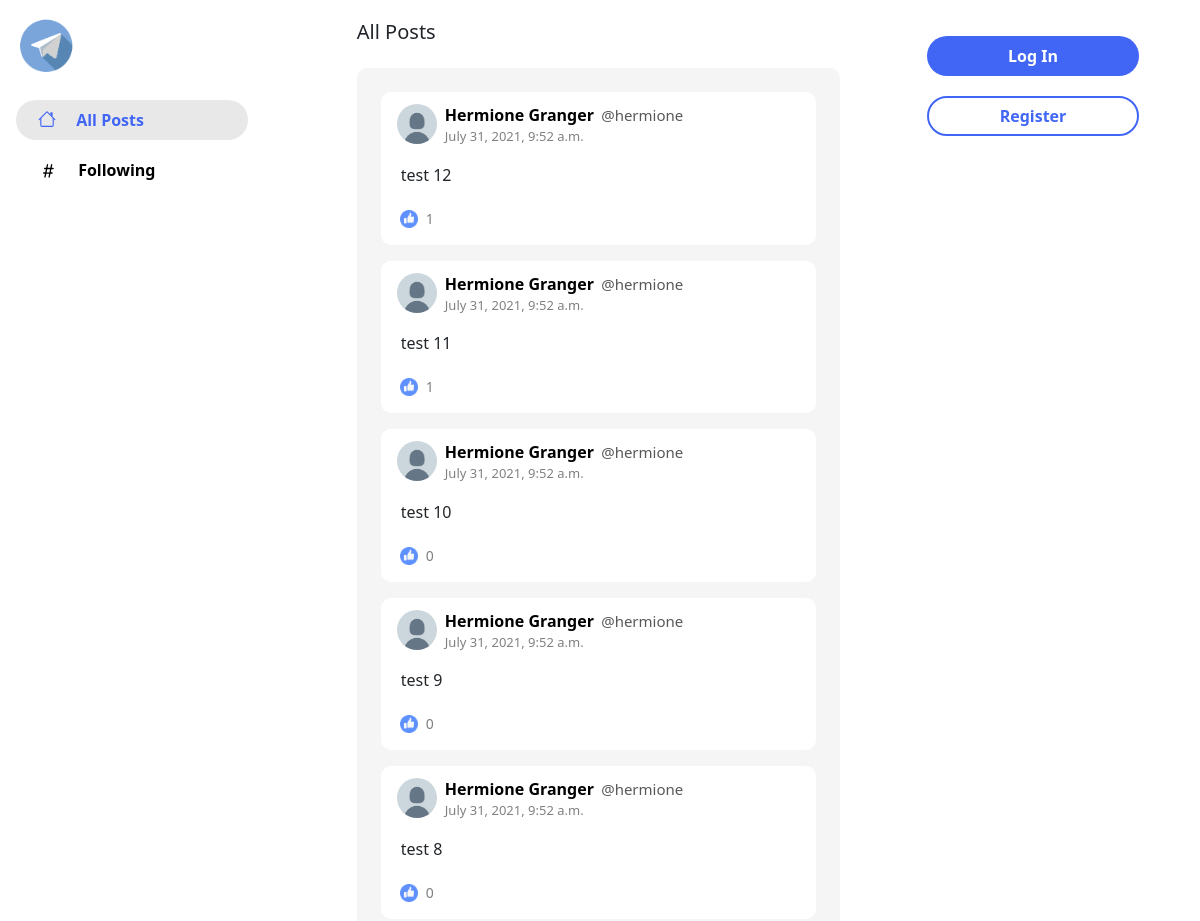
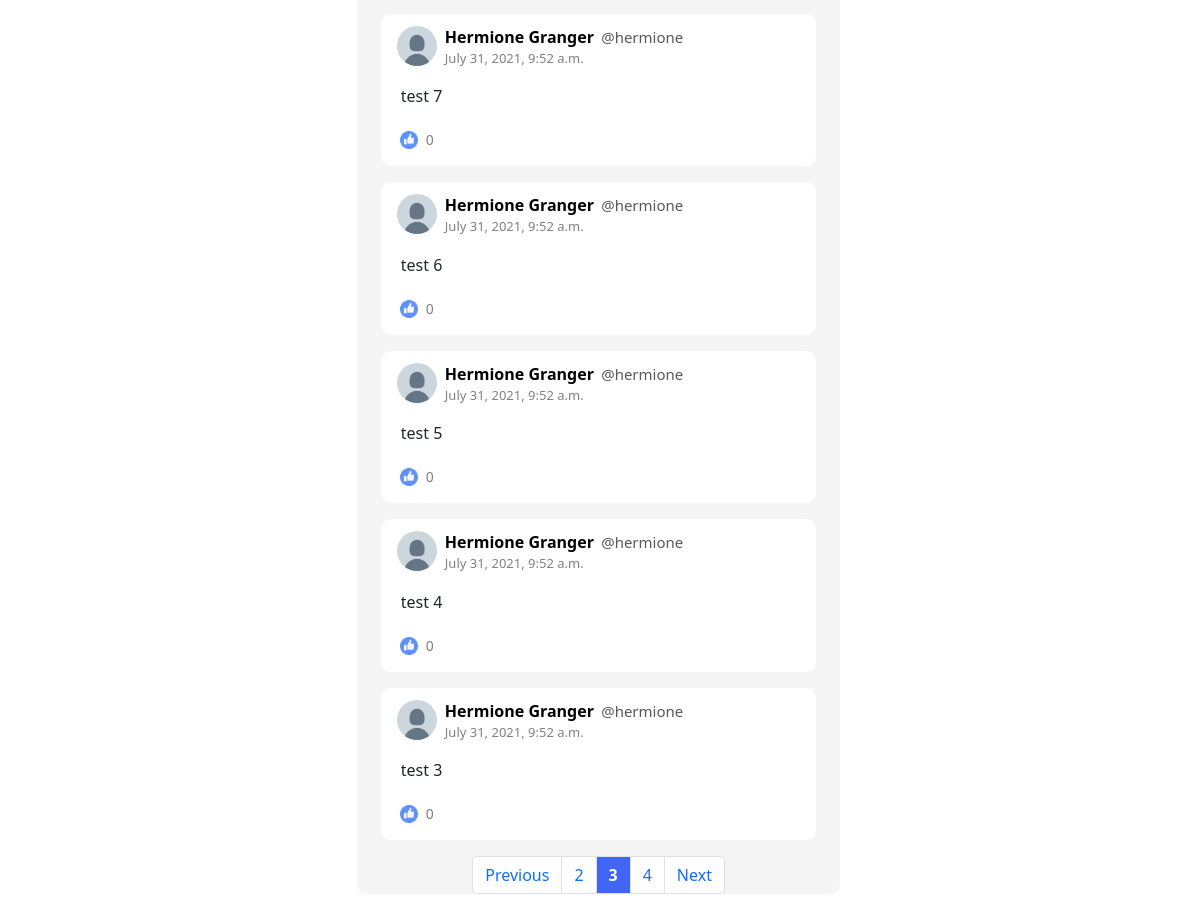
/?page=3, run on the app's committed database (2 pictures, top to bottom).
### network/models.py (models this page shows, shortened)
class Post(models.Model):
    creator = models.ForeignKey("User", on_delete=models.CASCADE, related_name="post")
    content = models.TextField(blank=True)
    timestamp = models.DateTimeField(auto_now_add=True)
    likes = models.ManyToManyField("User", related_name="post_liked", blank=True)

class User(AbstractUser):
    pass

### network/views.py (the view)
# urls.py: path("", views.index, name="index"),
def index(request):
    page_title = "All Posts"
    everyPost = Post.objects.all()
    posts = everyPost.order_by("-timestamp")
    paginator = Paginator(posts, 10)
    page_number = request.GET.get('page')
    page_obj = paginator.get_page(page_number)
    paginator_maxRange = 3
    if paginator.num_pages >= paginator_maxRange:
        if page_obj.number == 1:
            page_range = range(page_obj.number, page_obj.number + paginator_maxRange)
        elif page_obj.number == paginator.num_pages:
            lastPage_range = paginator.num_pages + 1
            page_range = range(lastPage_range - paginator_maxRange, lastPage_range)
        else:
            page_range = range(page_obj.number - 1, page_obj.number + 2)
    elif 0 < paginator.num_pages < paginator_maxRange:
        page_range = range(1, paginator.num_pages + 1)
    return render(request, "network/index.html", {
        "posts": page_obj,
        "page_title": page_title,
        "allPosts_view": True,
        "page_range": page_range,
    })

### network/templates/network/index.html (shortened to what this page needs)
{% extends "network/layout.html" %}
{% load static %}
{% block body %}
    <div id="page-header">
        <h5 class="mt-1 mb-4">{{ page_title }}</h5>
    </div>
    {% if not message %}
    <div id="page-body" class="my-4 px-4 py-2 page-body-style">
        {% for post in posts %}
            <div id="post-id{{ post.id }}" class="post_content w-100 my-3 px-3">
                <div class="d-flex flex-row">
                    <img class="post-icon me-2" src="{% static 'network/Default_User_Icon.png' %}" onerror="this.src='/static/network/Default_User_Icon.png';" alt=".."/>
                    <div class="post-info">
                        <span class="post-person"><a class="person-link" href="{% url 'userProfile' name=post.creator %}">{{ post.creator.first_name }} {{ post.creator.last_name }}</a></span>
                        <span class="post-username">@{{ post.creator }}</span>
                        <p class="post-time">{{ post.timestamp }}</p>
                    </div>
                </div>
                <div id="post-content-id{{ post.id }}">
                    <p id="post-content-body-id{{ post.id }}" class="post-body my-0 mx-1">{{ post.content }}</p>
                </div>
                <div id="no-of-likes-id{{ post.id }}" class="d-flex flex-row mt-2">
                    <img class="like-icon" src="{% static 'network/Like.png' %}" onerror="this.src='/static/network/Like.png';" alt=".."/>
                    <p class="no_of_likes">{{ post.likes.all.count }}</p>
                </div>
            </div>
        {% endfor %}
        <div class="d-flex justify-content-center">
            <nav aria-label="Page navigation example">
                <ul id="pagination_range" class="pagination" value="{{ posts.number }}">
                {% if allPosts_view %}
                    {% if posts.has_previous %}
                        <li class="page-item"><a class="page-link" href="?page={{ posts.previous_page_number }}">Previous</a></li>
                    {% endif %}
                    {% for no_page in page_range %}
                        <li class="page-item"><a id="page-{{ no_page }}" class="page-link" href="?page={{ no_page }}">{{ no_page }}</a></li>
                    {% endfor %}
                    {% if posts.has_next %}
                        <li class="page-item"><a class="page-link" href="?page={{ posts.next_page_number }}">Next</a></li>
                    {% endif %}
                {% endif %}
                </ul>
            </nav>
        </div>
    </div>
    {% endif %}
{% endblock %}

### network/static/network/styles.css (style rules this page uses)
html, body { height: 100%; width: 100%; }
.page-body-style { display: block; border-radius: 10px; background-color: #F5F5F5; overflow-y: scroll; height: 85vh; }
.post_content { background-color: white; border-radius: 10px; }
.post-icon { height: 40px; width: 40px; border-radius: 50%; margin-top: 12px; }
.post-person { font-weight: bold; font-size: 16px; }
.person-link, .person-link:hover { color: black; text-decoration: none; }
.post-username { color: #585858; font-size: 15px; margin-left: 3px; }
.post-time { color: #808080; font-size: 13px; }
.post-info { display: block; margin-top: 11px; }
.post-body { display: block; width: 100%; word-wrap: break-word; padding-right: 10px; }
.like-icon { height: 18px; width: 18px; margin-top: 15px; margin-left: 3px; }
.no_of_likes { margin-top: 13px; margin-left: 8px; color: grey; font-size: 14px; }

### data on the page
Post: creator.first_name "Hermione", creator.last_name "Granger", creator "hermione", timestamp "July 31, 2021, 9:52 a.m.", content "test 12", likes.all.count "1"
Post: creator.first_name "Hermione", creator.last_name "Granger", creator "hermione", timestamp "July 31, 2021, 9:52 a.m.", content "test 11", likes.all.count "1"
Post: creator.first_name "Hermione", creator.last_name "Granger", creator "hermione", timestamp "July 31, 2021, 9:52 a.m.", content "test 10", likes.all.count "0"
Post: creator.first_name "Hermione", creator.last_name "Granger", creator "hermione", timestamp "July 31, 2021, 9:52 a.m.", content "test 9", likes.all.count "0"
Post: creator.first_name "Hermione", creator.last_name "Granger", creator "hermione", timestamp "July 31, 2021, 9:52 a.m.", content "test 8", likes.all.count "0"
Post: creator.first_name "Hermione", creator.last_name "Granger", creator "hermione", timestamp "July 31, 2021, 9:52 a.m.", content "test 7", likes.all.count "0"
Post: creator.first_name "Hermione", creator.last_name "Granger", creator "hermione", timestamp "July 31, 2021, 9:52 a.m.", content "test 6", likes.all.count "0"
Post: creator.first_name "Hermione", creator.last_name "Granger", creator "hermione", timestamp "July 31, 2021, 9:52 a.m.", content "test 5", likes.all.count "0"
Post: creator.first_name "Hermione", creator.last_name "Granger", creator "hermione", timestamp "July 31, 2021, 9:52 a.m.", content "test 4", likes.all.count "0"
Post: creator.first_name "Hermione", creator.last_name "Granger", creator "hermione", timestamp "July 31, 2021, 9:52 a.m.", content "test 3", likes.all.count "0"

### other printed values
{{ page_title }} "All Posts"
{{ no_page }} "2" "3" "4"
